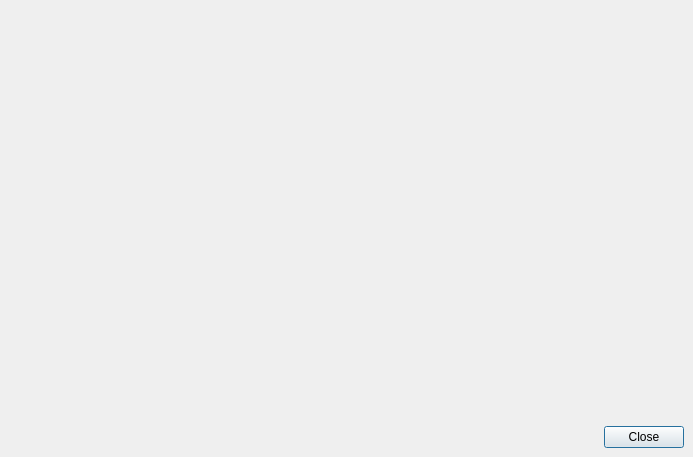
<?xml version="1.0" encoding="UTF-8"?>
<ui version="4.0">
 <class>OCC::SettingsDialog</class>
 <widget class="QDialog" name="OCC::SettingsDialog">
  <property name="geometry">
   <rect>
    <x>0</x>
    <y>0</y>
    <width>693</width>
    <height>457</height>
   </rect>
  </property>
  <property name="windowTitle">
   <string>Configurações</string>
  </property>
  <layout class="QGridLayout" name="gridLayout">
   <property name="leftMargin">
    <number>0</number>
   </property>
   <property name="topMargin">
    <number>0</number>
   </property>
   <property name="rightMargin">
    <number>0</number>
   </property>
   <property name="bottomMargin">
    <number>0</number>
   </property>
   <property name="spacing">
    <number>0</number>
   </property>
   <item row="1" column="0">
    <widget class="QWidget" name="widget" native="true">
     <layout class="QVBoxLayout" name="verticalLayout">
      <property name="leftMargin">
       <number>0</number>
      </property>
      <property name="topMargin">
       <number>0</number>
      </property>
      <item>
       <widget class="QDialogButtonBox" name="buttonBox">
        <property name="orientation">
         <enum>Qt::Horizontal</enum>
        </property>
        <property name="standardButtons">
         <set>QDialogButtonBox::Close</set>
        </property>
       </widget>
      </item>
     </layout>
    </widget>
   </item>
   <item row="0" column="0">
    <widget class="QStackedWidget" name="stack"/>
   </item>
  </layout>
 </widget>
 <resources/>
 <connections/>
</ui>
